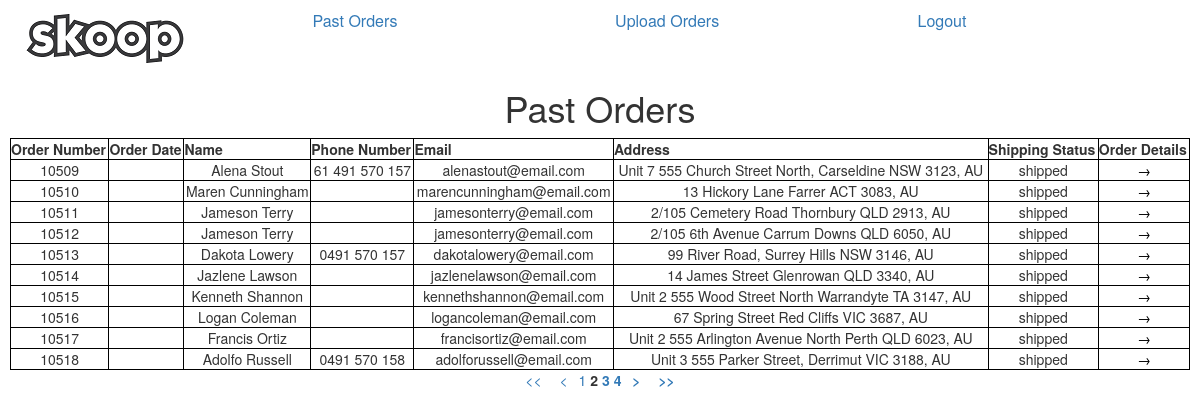
/orders.php?page=2 (signed in), run on the app's committed database.
### tables this page shows
CREATE TABLE `orders` (
  `id` int(9) NOT NULL,
  `order_id` int(9) NOT NULL,
  `product_code` varchar(191) NOT NULL,
  `name` varchar(191) NOT NULL,
  `email` varchar(191) NOT NULL,
  `mobile` varchar(191) DEFAULT NULL,
  `address_line_one` varchar(191) NOT NULL,
  `address_line_two` varchar(191) DEFAULT NULL,
  `suburb` varchar(191) NOT NULL,
  `state` varchar(191) NOT NULL,
  `postcode` varchar(191) NOT NULL,
  `country` varchar(191) NOT NULL,
  `status` varchar(191) NOT NULL DEFAULT 'pending'
);

### orders.php (the view, shortened to what this page needs)
<!DOCTYPE html>
<head>
	<link rel="stylesheet" href="styles/styles.css" />
	<link rel="stylesheet" href="https://maxcdn.bootstrapcdn.com/bootstrap/3.4.0/css/bootstrap.min.css">
</head>
<body>
<?php
	include "concat-address.php";
	include "header.php";
?>
<h1>Past Orders</h1>
	<?php
		include "db-login.php";
		$dbTableName = "orders";
		$errorMessage = "<p>Something went wrong connecting to the server. Please try refreshing the page, or contact your system administrator.</p>";
		$page = isset($_GET['page']) ? $_GET['page'] : 1;
		$rowsPerPage = 10;
		$range = 2;
		$fromRowNum = ($rowsPerPage * $page) - $rowsPerPage;
		$conn = new mysqli($serverName, $dbUsername, $dbPassword, $dbName);
		if ($conn->connect_error) {
			echo $errorMessage;
		}
		else{
			$statement = "SELECT id, order_id, name, email, mobile, address_line_one, address_line_two, suburb, state, postcode, country, status  FROM ".$dbTableName." LIMIT ".$fromRowNum.", ".$rowsPerPage.";";
			if($query = $conn->prepare($statement)){
				$query->execute();
				if($query->errno != 0) {
					echo $errorMessage;
				}
				else {
					$query->store_result();
					$query->bind_result($id, $order_id, $name, $email, $mobile, $address_line_one, $address_line_two, $suburb, $state, $postcode, $country, $status);
					echo"<table>
							<tr>
								<th>Order Number</th>
								<th>Order Date</th>
								<th>Name</th>
								<th>Phone Number</th>
								<th>Email</th>
								<th>Address</th>
								<th>Shipping Status</th>
								<th>Order Details</th>
							</tr>";
					while($query->fetch()){
						$fullAddress = concatenateAddress($address_line_one, $address_line_two, $suburb, $state, $postcode, $country, false);
						echo "<tr>
								<td>".$order_id."</td>
								<td></td>
								<td>".$name."</td>
								<td>".$mobile."</td>
								<td>".$email."</td>
								<td>".$fullAddress."</td>
								<td>".$status."</td>
								<td><a href='order-details.php?id=".$id."' class='button' target='_blank'>&rarr;</a></td>
							</tr>";
					}
					echo"</table>";
					echo"<div class='tablePages'>";
					if($page>1){
						echo "<a href='" . $_SERVER['PHP_SELF'] . "' title='Go to the first page.' class='customBtn'>";
							echo "<span style='margin:0 .5em;'> << </span>";
						echo "</a>";
						$prevPage = $page - 1;
						echo "<a href='" . $_SERVER['PHP_SELF']
								. "?page={$prevPage}' title='Previous page is {$prevPage}.' class='customBtn'>";
							echo "<span style='margin:0 .5em;'> < </span>";
						echo "</a>";
					}
					$statement = "SELECT COUNT(*) as total_rows FROM orders";
					$query = $conn->prepare( $statement );
					$query->execute();
					$query->store_result();
					$query->bind_result($rowCount);
					while($query->fetch()){
						$total_rows = $rowCount;
					}
					$totalPages = ceil($total_rows / $rowsPerPage);
					$pageLow = $page - $range;
					$pageHigh = ($page + $range)  + 1;
					for ($x=$pageLow; $x<$pageHigh; $x++) {
						if (($x > 0) && ($x <= $totalPages)) {
							if ($x == $page) {
								echo "<span class='customBtn'><strong>$x<strong></span>";
							}
							else {
								echo " <a href='{$_SERVER['PHP_SELF']}?page=$x' class='customBtn'>$x</a> ";
							}
						}
					}
					if($page<$totalPages){
						$nextPage = $page + 1;
						echo "<a href='" . $_SERVER['PHP_SELF'] . "?page={$nextPage}' title='Next page is {$nextPage}.' class='customBtn'>";
							echo "<span style='margin:0 .5em;'> > </span>";
						echo "</a>";
						echo "<a href='" . $_SERVER['PHP_SELF'] . "?page={$totalPages}' title='Last page is {$totalPages}.' class='customBtn'>";
							echo "<span style='margin:0 .5em;'> >> </span>";
						echo "</a>";
					}
					echo "</div>";
				}
			}
		}
	?>
</body>

### concat-address.php (shortened to what this page needs)
<?php
function concatenateAddress($address_line_one, $address_line_two, $suburb, $state, $postcode, $country, $multiLine){
	$fullAddress = "";
	if($address_line_one != ""){
		$fullAddress .= $address_line_one;
		if($address_line_two != "" || $suburb != "" || $state != "" || $postcode != "" || $country != "") {
			$fullAddress .= " ";
		}
	}
	if($address_line_two != ""){
		$fullAddress .= $address_line_two.", ";
	}
	if($suburb != ""){
		$fullAddress .= $suburb." ";
	}
	if($state != ""){
		$fullAddress .= $state." ";
	}
	if($postcode != ""){
		$fullAddress .= $postcode;
		if($country != "") {
			$fullAddress .= ", ";
		}
	}
	if($country != ""){
		$fullAddress .= $country;
	}
	return $fullAddress;
}
?>

### styles/styles.css (style rules this page uses)
body { padding: 10px; }
a.button { -webkit-appearance: button; -moz-appearance: button; appearance: button; text-decoration: none; color: initial; padding-left: 3px; padding-right: 3px; }
table { border-collapse: collapse; width: 100%; }
table, th, td { border: 1px solid black; text-align: center; }
h1 { text-align: center; }
.tablePages { text-align: center; }

### data on the page
orders: order "10509", name "Alena Stout", mobile "61 491 570 157", email "alenastout@email.com", fullAddress "Unit 7 555 Church Street North, Carseldine NSW AU", postcode "3123", country ",", status "shipped"
orders: order "10510", name "Maren Cunningham", email "marencunningham@email.com", fullAddress "13 Hickory Lane Farrer ACT AU", postcode "3083", country ",", status "shipped"
orders: order "10511", name "Jameson Terry", email "jamesonterry@email.com", fullAddress "2/105 Cemetery Road Thornbury QLD AU", postcode "2913", country ",", status "shipped"
orders: order "10512", name "Jameson Terry", email "jamesonterry@email.com", fullAddress "2/105 6th Avenue Carrum Downs QLD AU", postcode "6050", country ",", status "shipped"
orders: order "10513", name "Dakota Lowery", mobile "0491 570 157", email "dakotalowery@email.com", fullAddress "99 River Road, Surrey Hills NSW AU", postcode "3146", country ",", status "shipped"
orders: order "10514", name "Jazlene Lawson", email "jazlenelawson@email.com", fullAddress "14 James Street Glenrowan QLD AU", postcode "3340", country ",", status "shipped"
orders: order "10515", name "Kenneth Shannon", email "kennethshannon@email.com", fullAddress "Unit 2 555 Wood Street North Warrandyte TA AU", postcode "3147", country ",", status "shipped"
orders: order "10516", name "Logan Coleman", email "logancoleman@email.com", fullAddress "67 Spring Street Red Cliffs VIC AU", postcode "3687", country ",", status "shipped"
orders: order "10517", name "Francis Ortiz", email "francisortiz@email.com", fullAddress "Unit 2 555 Arlington Avenue North Perth QLD AU", postcode "6023", country ",", status "shipped"
orders: order "10518", name "Adolfo Russell", mobile "0491 570 158", email "adolforussell@email.com", fullAddress "Unit 3 555 Parker Street, Derrimut VIC AU", postcode "3188", country ",", status "shipped"
